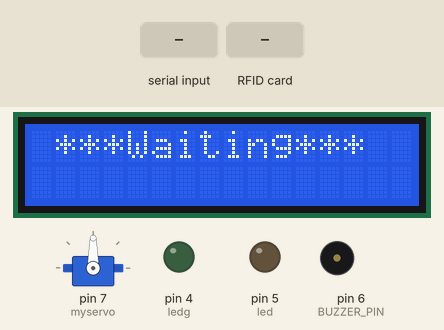
A sketch run on a simulated Arduino Uno, built with avr-gcc and run on an emulated ATmega328P. Parts: 16×2 character LCD, servo, output pins drawn as LEDs (lit = HIGH), buzzer (waves = sounding). The test bench sets the inputs (shaded band). Pins used as bus, display or sensor lines are not drawn; what the sketch prints to the serial monitor is not drawn.

Above: at 1.3 s.
1.4 s: "0" received over Serial
At 4.3 s:
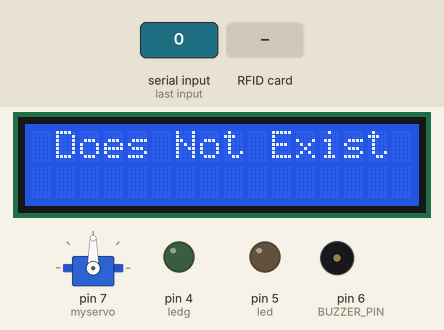
4.4 s: RFID card 5E 7A 19 C4 held to the reader
7.4 s: "1" received over Serial
At 9.2 s:
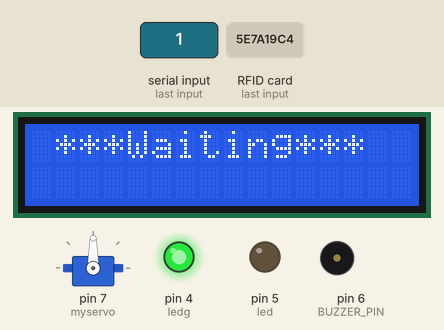
10.4 s: "2" received over Serial
At 15.0 s:
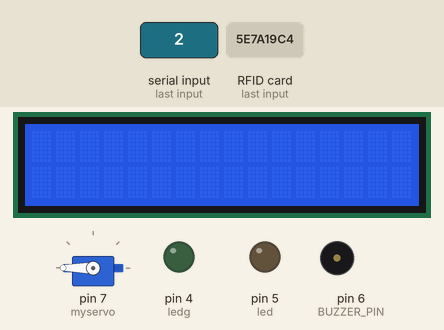
Timing chart, 0 to 20.4 s (numbered marks = the images above; inputs shaded):
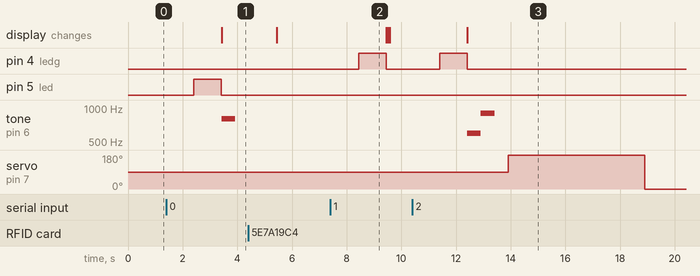

Measured:
- after the input at 1.4 s, pin 5 (led): LOW → HIGH after 1.0 s, → LOW 1.0 s later; tone on pin 6 (BUZZER_PIN): silent → 800 Hz after 2.0 s, → silent 0.50 s later; the display: changes after 2.0 s (image 1)
- after the input at 7.4 s, pin 4 (ledg): LOW → HIGH after 1.0 s, → LOW 1.0 s later
- after the input at 10.4 s, pin 4 (ledg): LOW → HIGH after 1.0 s, → LOW 1.0 s later; tone on pin 6 (BUZZER_PIN): silent → 600 Hz after 2.0 s, → 900 Hz 0.50 s later, → silent 0.50 s later; servo on pin 7 (myservo): 90° → 180° after 3.5 s, → 0° 5.0 s later; the display: changes after 2.0 s (image 3)

The sketch:

arduinocode.ino
```cpp
/* Include the standard Arduino SPI library */
#include <SPI.h>
/* Include the RFID library */
#include <RFID.h>
#include <LiquidCrystal_I2C.h>
#include <Wire.h>
#include <Servo.h>
#define SDA_DIO 10
#define RESET_DIO 9
#define BUZZER_PIN 6
#define led 5
#define ledg 4
Servo myservo;  // create servo object to control a servo

/* Create an instance of the RFID library */
RFID RC522(SDA_DIO, RESET_DIO);

LiquidCrystal_I2C lcd(0x27, 16, 2);

char data[12]; //variable containing the read data
String tab;

/* Function to initialize the LCD screen */
void initializeLCD() {
  lcd.init();
  lcd.backlight();

}

/* Function to display the "Card Waiting" message on the LCD screen */
void displayCardWaiting() {
  lcd.clear();
  lcd.setCursor(1, 0);
  lcd.print("***Waiting***");
}

/* Function to display the "Card Exists" message on the LCD screen */
void displayCardExists(String name, String marque) {
       digitalWrite(ledg, HIGH); // turn the LED on
  delay(1000);            // wait for a second
  digitalWrite(ledg, LOW);  // turn the LED off
  lcd.clear();
  lcd.setCursor(0, 0);
  lcd.print(name);
  lcd.setCursor(0, 1);
  lcd.print( marque);
     tone(BUZZER_PIN, 600); // activate the Arduino active buzzer at a frequency of 600 Hz
   delay(500);
   tone(BUZZER_PIN, 900); // activate the Arduino active buzzer at a frequency of 900 Hz
   delay(500);
   noTone(BUZZER_PIN);  // deactivate the Arduino active buzzer
   delay(500);
   /* Open the door */
      myservo.write(180); // rotate the servo to open the door
      delay(5000); // wait for 5 seconds
    /* Close the door */
  myservo.write(0); // rotate the servo to close the door
  delay(1000); // wait for 1 second

}

/* Function to display the "Card Does Not Exist" message on the LCD screen */
void displayCardDoesNotExist() {
     digitalWrite(led, HIGH); // turn the LED on
  delay(1000);            // wait for a second
  digitalWrite(led, LOW);  // turn the LED off
  lcd.clear();
  lcd.setCursor(1, 0);
  lcd.print("Does Not Exist");
    /* Access Denied tone */
  tone(BUZZER_PIN, 800, 500); // Play a tone at 800Hz for 500ms
}

void setup()
{
  initializeLCD();
    myservo.attach(7);  // attaches the servo on pin 9 to the servo object
   pinMode(BUZZER_PIN, OUTPUT);
  Serial.begin(9600);
  SPI.begin();
  RC522.init();
  displayCardWaiting();
  pinMode(led, OUTPUT);

  pinMode(ledg, OUTPUT);
}

void loop()
{
  String a;
  char read;

  /* Has a card been detected? */
  if (RC522.isCard()) {

    /* If so then get its serial number */
    RC522.readCardSerial();

    for(int i=0;i<5;i++) {
      a+=RC522.serNum[i];
    }
    strcpy(data, a.c_str());
    for (int i = 0; i < a.length(); i++) {
      Serial.write(data[i] ); //send to Qt
    }
    delay(1000);
  }

  /* Qt Input */
  if (Serial.available()) {
    read = Serial.read();//read data from Qt
    tab="";
    tab=read;
    tab+=Serial.readString();

tab = tab.substring(0, tab.length() - 1); // remove last character

    if(read == '0') {
      displayCardDoesNotExist();
    }
    else {
       tab.trim(); // remove any leading or trailing white space
    int separatorIndex = tab.indexOf(','); // find the index of the comma separator
    String name = tab.substring(0, separatorIndex); // extract the name
    String marque = tab.substring(separatorIndex + 1); // extract the marque

    displayCardExists(name, marque);
    }
    delay(2000);
    displayCardWaiting();
    delay(1000);
  }
}
```
